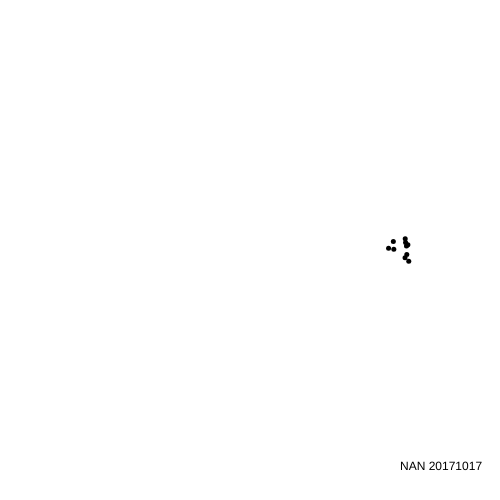
Frame 1 (no input)
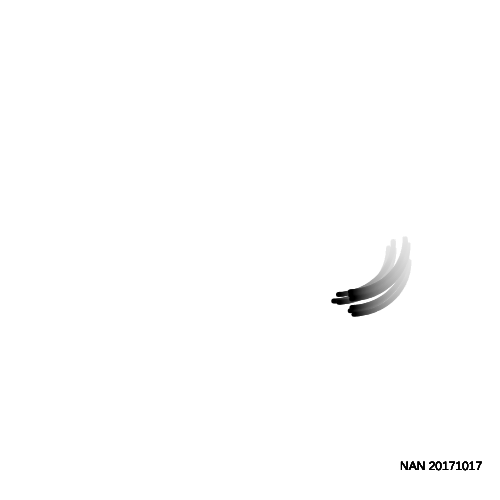
Frame 60 (no input)
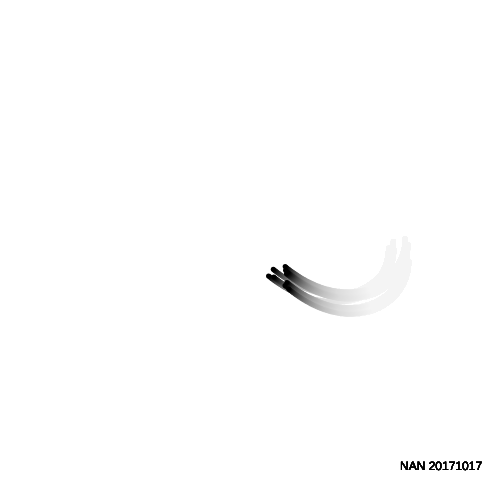
Frame 120 (the mouse pressed at the canvas centre since frame 60)

The p5.js sketch that drew these frames (run headless with seeded random() and noise() and a simulated clock; from frame 60 on, the mouse is pressed at the canvas centre):

// p5.js sketch
// ── sketch.js
var theta = 0.0;
var STEP = 0.01;
var randomPositionX = [];
var randomPositionY = [];
var numOfBalls = 10;
function setup() {
  createCanvas(500, 500);
  background(255);
  
  for(var i = 0; i < numOfBalls; i ++){
    randomPositionX[i] = random(-13,13);
    randomPositionY[i] = random(-13,13);
  }
}

function draw() {
  background(255,10);
  
  text("NAN 20171017", 400,470);
  var scal = 2 / (3 - cos(2 * theta)) * 150;
  var x = scal * cos(theta);
  var y = scal * sin(2 * theta) / 2;
  
  push();
  translate(width/2, height/2);
  noStroke();
  fill(0);
  for(var i = 0; i < numOfBalls; i ++){
    var newX = x + randomPositionX[i];
    var newY = y + randomPositionY[i];
    ellipse(newX,newY,5,5);
  }
  pop();
  
  theta += STEP;
  
  if(theta > 2 *PI){
    theta = 0.0;
  }
}
